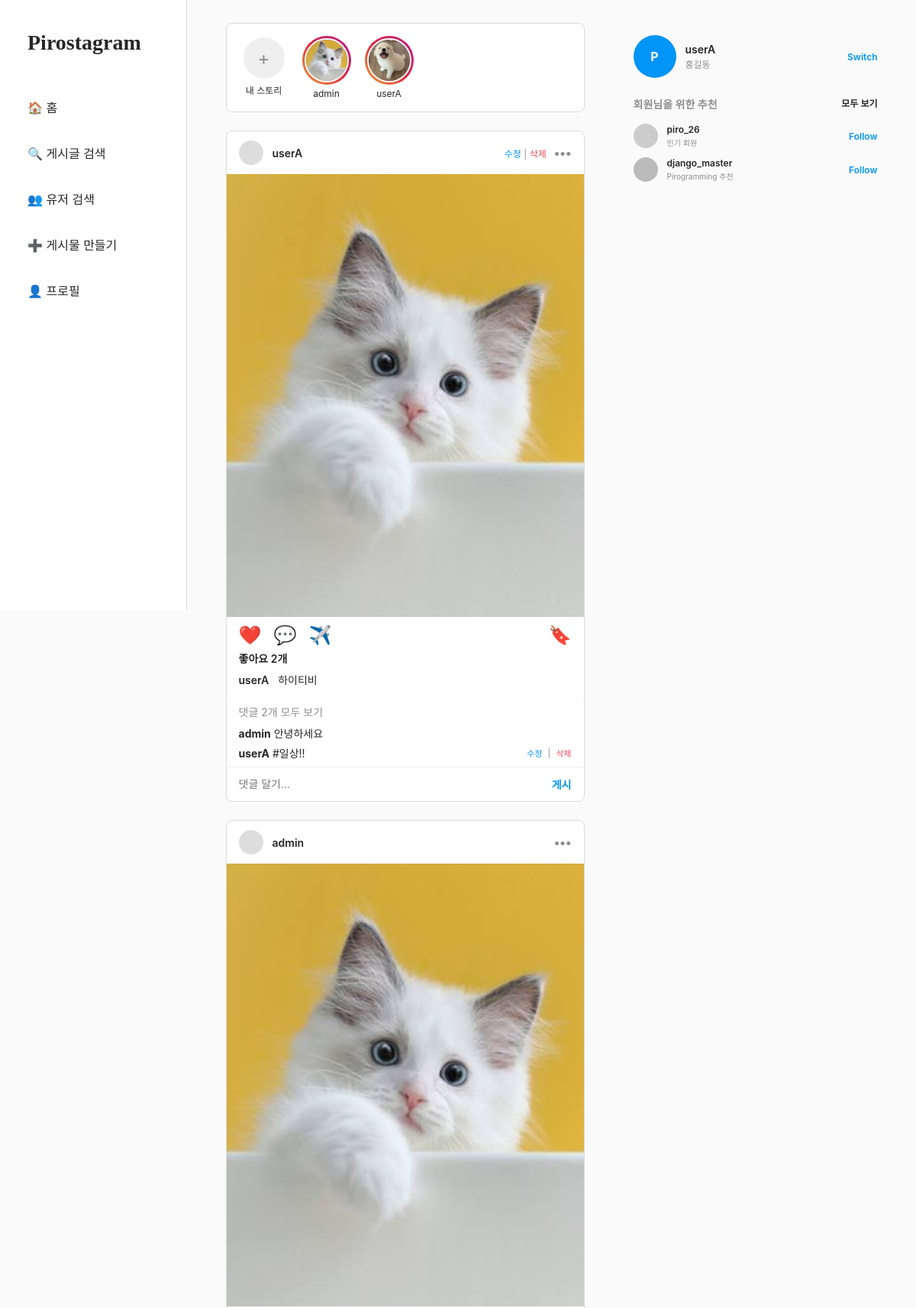
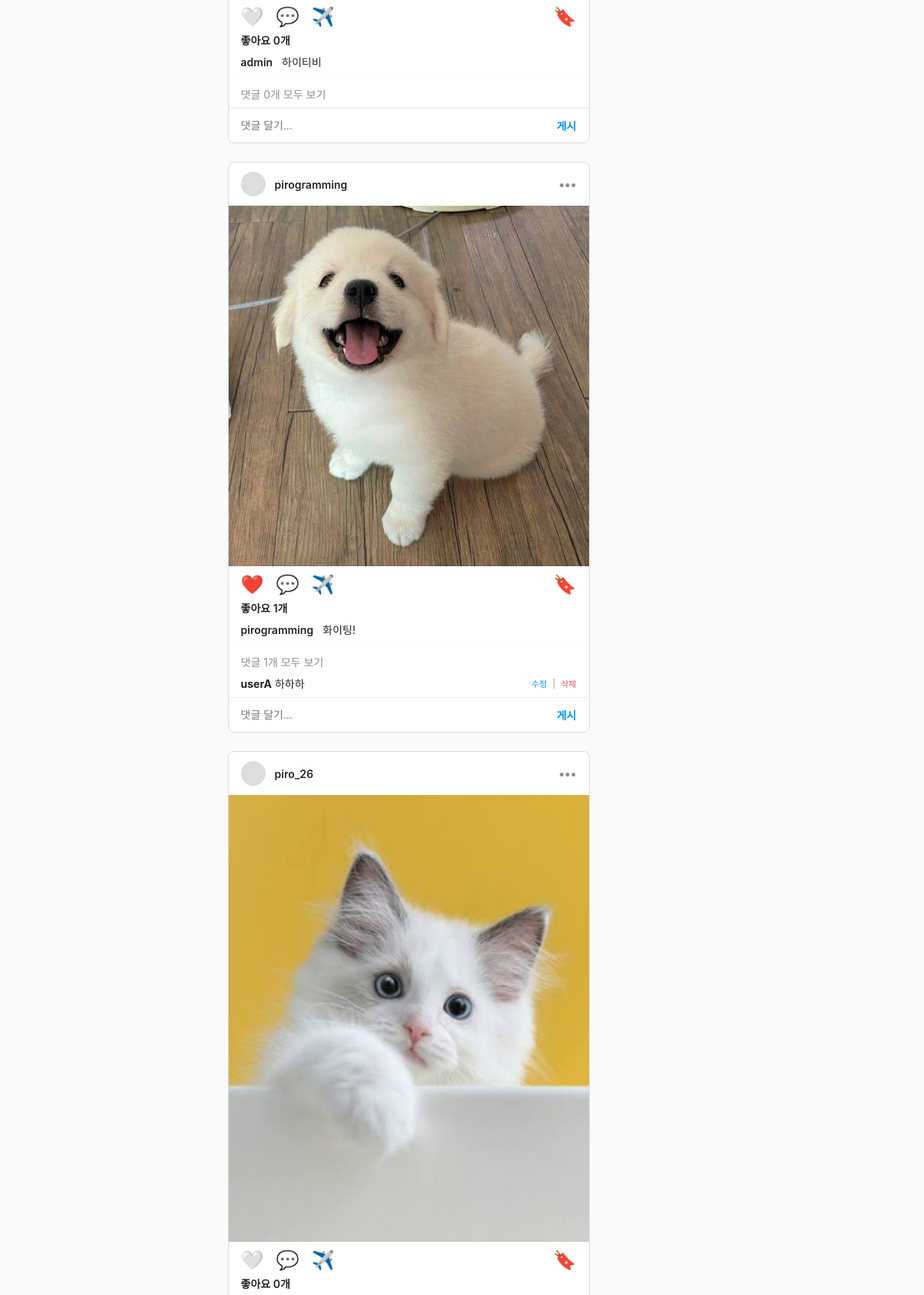
Page / (signed in, upper part) on the committed database (2 pictures, top to bottom).
### instagram_clone/models.py (models this page shows, shortened)
class Story(models.Model):
    author = models.ForeignKey(User, on_delete=models.CASCADE, related_name='stories')
    created_at = models.DateTimeField(auto_now_add=True)

class StoryImage(models.Model):
    story = models.ForeignKey(Story, on_delete=models.CASCADE, related_name='images')
    image = models.ImageField(upload_to='stories/')

class Post(models.Model):
    author = models.ForeignKey(User, on_delete=models.CASCADE, related_name = 'posts')
    content = models.TextField(blank=True)
    created_at = models.DateTimeField(auto_now_add=True)
    updated_at = models.DateTimeField(auto_now=True)
    image = models.ImageField(upload_to='posts/')

class Comment(models.Model):
    post = models.ForeignKey(Post, on_delete=models.CASCADE, related_name='comments')
    user = models.ForeignKey(User, on_delete=models.CASCADE, related_name='comments')
    content = models.TextField()
    created_at = models.DateTimeField(auto_now_add=True)
    updated_at = models.DateTimeField(auto_now=True)

### instagram_clone/views.py (the view)
# urls.py: path('', views.feed_view, name='feed'),
@login_required
def feed_view(request):
    user = request.user
    following_ids = Follow.objects.filter(follower=user).values_list('following_id', flat=True)
    feed_users = list(following_ids) + [user.id]
    posts = Post.objects.filter(author_id__in=feed_users).order_by('-created_at')
    stories = Story.objects.filter(author_id__in=feed_users).order_by('-created_at')
    my_likes = Like.objects.filter(user=user).values_list('post_id', flat=True)
    context = {
        'posts': posts,
        'stories': stories,
        'my_likes': my_likes,
    }
    return render(request, 'instagram/feed.html', context)

### instagram_clone/templates/instagram/feed.html (shortened to what this page needs)
<!DOCTYPE html>
<html lang="ko">
<head>
</head>
<body>
    <div class="sidebar">
        <div class="logo">Pirostagram</div>
        <ul class="menu-list">
            <li class="menu-item" onclick="location.href='{% url "feed" %}'">🏠 홈</li>
            <li class="menu-item">🔍 게시글 검색</li>
            <li class="menu-item" onclick="location.href='{% url "user_search" %}'">👥 유저 검색</li>
            <li class="menu-item" onclick="location.href='{% url "post_create" %}'">➕ 게시물 만들기</li>
            <li class="menu-item" onclick="location.href='{% url "user_profile" request.user.username %}'">👤 프로필</li>
        </ul>
    </div>
    <div class="main-container">
        <div class="timeline">
            <div class="story-container">
                <div class="story-circle-wrapper" onclick="location.href='{% url "story_create" %}'">
                    <div class="story-add-btn">+</div>
                    <span class="story-username">내 스토리</span>
                </div>
                {% for story in stories %}
                <div class="story-circle-wrapper" onclick="location.href='{% url "story_detail" story.id %}'">
                    <div class="story-avatar-border">
                        <img src="{{ story.images.first.image.url }}" class="story-avatar" alt="story avatar">
                    </div>
                    <span class="story-username">{{ story.author.username }}</span>
                </div>
                {% endfor %}
            </div>
            {% for post in posts %}
            <div class="post-card" id="post-{{ post.id }}">
                <div class="post-header">
                    <div class="post-author-info">
                        <div class="post-author-avatar"></div>
                        <a href="{% url 'user_profile' post.author.username %}" class="post-author-name">{{ post.author.username }}</a>
                    </div>
                    <div style="display: flex; align-items: center; gap: 10px;">
                        {% if post.author == request.user %}
                            <span style="font-size: 12px; font-weight: normal; color: #8E8E8E;">
                                <a href="{% url 'post_update' post.id %}" style="color: #0095F6;">수정</a> |
                                <a href="{% url 'post_delete' post.id %}" onclick="return confirm('정말 삭제하시겠습니까?')" style="color: #ED4956;">삭제</a>
                            </span>
                        {% endif %}
                        <div class="post-opt-btn">•••</div>
                    </div>
                </div>
                <img src="{{ post.image.url }}" class="post-img" alt="feed image">
                <div class="post-actions">
                    <div class="actions-left">
                        <button class="action-btn like-btn {% if post.id in my_likes %}liked{% else %}unliked{% endif %}" onclick="toggleLike({{ post.id }})">
                            {% if post.id in my_likes %}❤️{% else %}🤍{% endif %}
                        </button>
                        <button class="action-btn">💬</button>
                        <button class="action-btn">✈️</button>
                    </div>
                    <div class="action-right">
                        <button class="action-btn">🔖</button>
                    </div>
                </div>
                <span class="post-likes-count">좋아요 <span id="like-count-{{ post.id }}">{{ post.likes.count }}</span>개</span>
                <div class="post-body">
                    <a href="{% url "user_profile" post.author.username %}" style="font-weight: 600;">{{ post.author.username }}</a>
                    <span class="post-caption">{{ post.content }}</span>
                </div>
                <div class="comment-section">
                    <span class="view-comments-link">댓글 {{ post.comments.count }}개 모두 보기</span>
                    <div class="comment-list" id="comment-list-{{ post.id }}">
                        {% for comment in post.comments.all %}
                        <p style="display: flex; justify-content: space-between; align-items: center; margin-bottom: 6px;">
                            <span>
                                <b>{{ comment.user.username }}</b> {{ comment.content }}
                            </span>
                            {% if comment.user == request.user %}
                            <span style="font-size: 11px; color: #8E8E8E;">
                                <a href="{% url 'comment_update' comment.id %}" style="color: #0095F6; margin-right: 4px;">수정</a> |
                                <a href="{% url 'comment_delete' comment.id %}" onclick="return confirm('댓글을 삭제하시겠습니까?')" style="color: #ED4956; margin-left: 4px;">삭제</a>
                            </span>
                            {% endif %}
                        </p>
                        {% endfor %}
                    </div>
                </div>
                <div class="comment-form">
                    <input type="text" id="comment-input-{{ post.id }}" class="comment-input" placeholder="댓글 달기...">
                    <button class="comment-submit" onclick="submitComment({{ post.id }})">게시</button>
                </div>
            </div>
            {% empty %}
            <p style="text-align:center; padding: 40px 0; color:#8E8E8E;">팔로우한 유저의 게시글이 없습니다.</p>
            {% endfor %}
        </div>
        <div class="right-sidebar">
            <div class="my-profile-summary">
                <div class="user-info-block">
                    <div style="width: 56px; height: 56px; border-radius: 50%; background:#0095F6; display:flex; align-items:center; justify-content:center; color:white; font-weight:bold;">P</div>
                    <div>
                        <div class="username-main">{{ request.user.username }}</div>
                        <div class="sub-text">홍길동</div>
                    </div>
                </div>
                <div class="switch-btn" onclick="location.href='{% url "login" %}'">Switch</div>
            </div>
            <div class="recommend-title-bar">
                <span class="recommend-title">회원님을 위한 추천</span>
                <span class="recommend-all-btn">모두 보기</span>
            </div>
            <div class="recommend-list">
                <div class="recommend-item">
                    <div class="user-info-block">
                        <div style="width:32px; height:32px; border-radius:50%; background:#ccc;"></div>
                        <div>
                            <div class="username-main" style="font-size:12px;">piro_26</div>
                            <div class="sub-text" style="font-size:10px;">인기 회원</div>
                        </div>
                    </div>
                    <span class="follow-link-text">Follow</span>
                </div>
                <div class="recommend-item">
                    <div class="user-info-block">
                        <div style="width:32px; height:32px; border-radius:50%; background:#bbb;"></div>
                        <div>
                            <div class="username-main" style="font-size:12px;">django_master</div>
                            <div class="sub-text" style="font-size:10px;">Pirogramming 추천</div>
                        </div>
                    </div>
                    <span class="follow-link-text">Follow</span>
                </div>
            </div>
        </div>
    </div>
</body>
</html>

### rows in the picture
Story: images.first.image (picture), author.username "admin"
Story: images.first.image (picture), author.username "userA"
Post: author.username "userA", shows "수정", image (picture), likes.count "2", content "하이티비", comments.count "2"
Comment: user.username "admin", content "안녕하세요"
Comment: user.username "userA", content "#일상!!", shows "수정"
Post: author.username "admin", image (picture), likes.count "0", content "하이티비", comments.count "0"
Post: author.username "pirogramming", image (picture), likes.count "1", content "화이팅!", comments.count "1"
Comment: user.username "userA", content "하하하", shows "수정"
Post: author.username "piro_26", image (picture), likes.count "0"

### other values in the picture
{{ request.user.username }} "userA"
